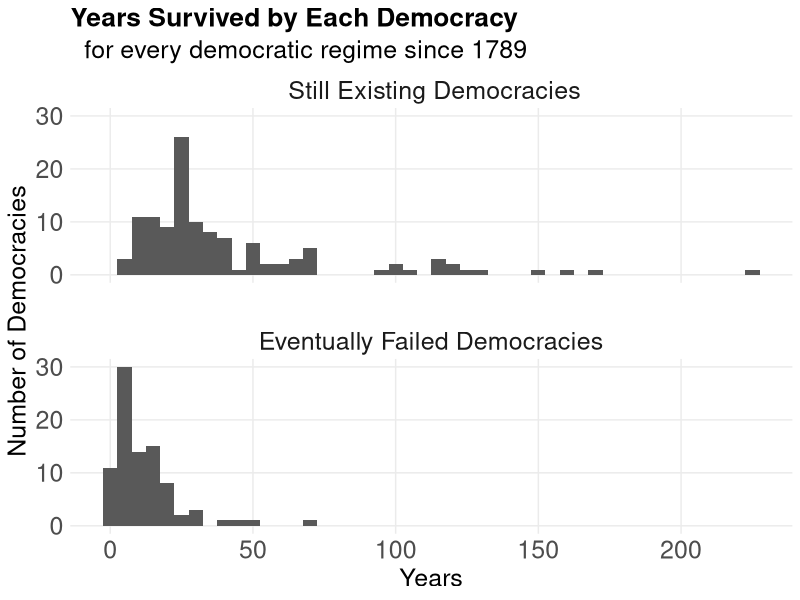
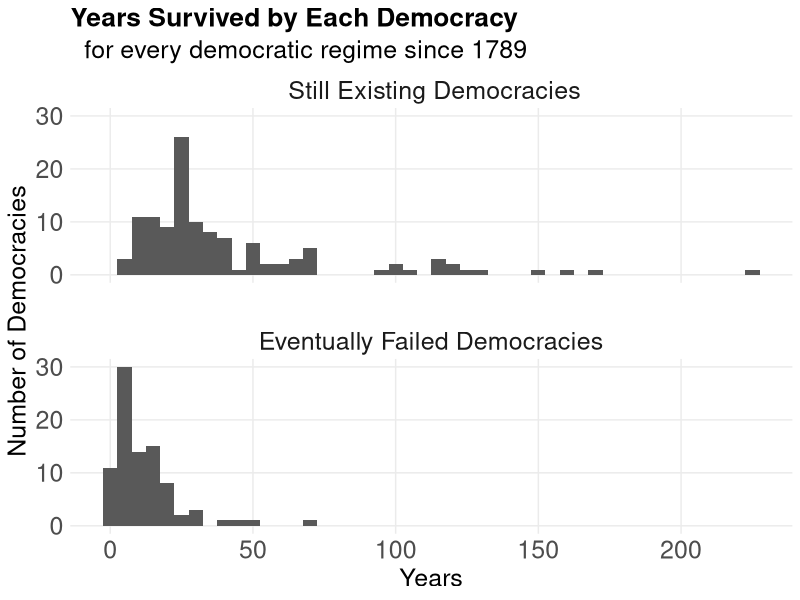

Generate these figures, in order, with R: (Note: this script raises an error after producing the figures.)
###########
#
# Explore and Chart Data About Democracies
#
# Code by Tony Sutton
#  July 2020
#
###########

# Load packages
library(tidyverse)
library(gganimate)

# Load data
# Data credited to Carles Boix, Michael Miller, Sebastian Rosato, 2018
#  "Boix-Miller-Rosato Dichotomous Coding of Democracy, 1800-2015"
#  Harvard Dataverse V3, https://doi.org/10.7910/DVN/FJLMKT

bmr <- read_csv("BMR_democracy.csv")

# Shape data ----
## manually add 11 years to all duraitons for US, adjusting for 1789 democratization in a dataset starting at 1800
bmr %>% filter(country !='UNITED STATES OF AMERICA') %>% 
  summarize(safety_check = sum(democracy_duration, na.rm = TRUE))

bmr <- bmr %>% mutate(democracy_duration = if_else(country == 'UNITED STATES OF AMERICA',
                                                   as.integer(democracy_duration + 11),
                                                   as.integer(democracy_duration)))

bmr %>% filter(country !='UNITED STATES OF AMERICA') %>% 
  summarize(safety_check = sum(democracy_duration, na.rm = TRUE))
bmr %>% filter(country !='UNITED STATES OF AMERICA') %>% 
  summarize(lowest_duration = min(democracy_duration, na.rm = TRUE))

## check basic contours
count(bmr, democracy_trans)

max_year <- max(bmr$year)
bmr %>% filter(year == max_year) %>% count(democracy)
      
##add a marker for the last year of a democratic spell
reversals <- bmr %>% 
  filter(democracy_trans == -1) %>% 
  select(country, year) %>% 
  mutate(country_year = paste(country, year, sep="_"))

bmr <- bmr %>% mutate(next_year = year + 1, next_country_year = paste(country, next_year, sep = "_"))

bmr <- bmr %>% mutate(fin_de_siecle = if_else(next_country_year %in% reversals$country_year, 1, 0))
sum(bmr$fin_de_siecle)
sum(bmr$fin_de_siecle) == sum(bmr$democracy_trans == -1, na.rm=TRUE)
      
## create dataframe with one row per domestic spell ----
failed_democracies <- bmr %>% filter(fin_de_siecle == 1) %>% select(country, year, democracy_duration) %>% mutate(outcome = 'Eventually Failed Democracies')
current_democracies <- bmr %>% filter(year == max_year, democracy == 1) %>% select(country, year, democracy_duration) %>% mutate(outcome = ' Still Existing Democracies')
      
spells <- rbind(failed_democracies, current_democracies)
      
# Visualize ----
##chart durations as histograms, split by outcomes
ggplot(data = spells, aes(x = democracy_duration))+
  geom_histogram(binwidth = 5)+
  facet_wrap(~outcome, nrow=2)+
  theme_minimal()+
  labs(title = 'Years Survived by Each Democracy',
       subtitle = '  for every democratic regime since 1789',
       x = 'Years',
       y = 'Number of Democracies')+
  theme(plot.title = element_text(size = 19, face = 'bold'),
        plot.subtitle = element_text(size = 18),
        axis.text = element_text(size = 18),
        axis.title = element_text(size = 18),
        strip.text = element_text(size = 18),
        legend.title = element_text(size = 18),
        legend.text = element_text(size = 18),
        panel.grid.minor.y = element_blank(),
        panel.grid.minor.x = element_blank(),
        panel.spacing = unit(2, 'lines'))

ggsave(filename = "democracy_duration_histogram.jpg",
       width = 10,
       height = 6,
       units = 'in')
      
##animate chart of number and percentage of democracies each year
dem_color = 'cornflowerblue'
  
p <- ggplot((data = bmr %>%
               filter(!is.na(democracy) & year %% 5 == 0) %>%
               group_by(year) %>%
               mutate(pct_democratic = 100 * (sum(democracy) / n())) %>% ungroup),
            aes(x = democracy))+
  geom_bar()+
  scale_x_continuous(breaks = 0:1, labels = c('Autocracies', 'Democracies'))+
  transition_states(year)+
  ease_aes('cubic-in-out')+
  labs(title = 'The Spread of Democracy',
       subtitle = "  Year: {closest_state}",
       x = '',
       y = 'Number of Countries')+
  theme_minimal()+
  theme(title = element_text(size = 20),
        axis.title = element_text(size = 18),
        axis.text = element_text(size = 16),
        axis.text.y.right = element_text(color = dem_color),
        axis.title.y.right = element_text(color = dem_color),
        panel.grid.minor = element_blank(),
        panel.grid.major = element_blank())

p2 <- p +
  geom_point(aes(x = 1.55, y = pct_democratic), shape = 23, size = 7, stroke = 2, fill = dem_color)+
  geom_vline(xintercept = 1.55, linetype = 'dashed', color = dem_color)+
  scale_y_continuous(sec.axis = sec_axis(~., name = 'Percent Democratic'))+
  annotate("text", x = 1, y = 110, color = 'gray60', fontface = 'italic', size = 4, label = 'Data from Boix,    \n Miller, and Rosato')

animate(p2, fps = 3, end_pause = 9)

anim_save('democracy_spread.gif')

##compare onset of male- and full-suffrage democracy
ggplot(data = bmr %>% group_by(year) %>%
         summarize(male_suffrage = sum(democracy, na.rm = TRUE),
                   full_suffrage = sum(democracy_femalesuffrage, na.rm = TRUE)),
       aes(x = year))+
  geom_line(aes(y = male_suffrage), size = 1.3, alpha = 0.5)+
  geom_line(aes(y = full_suffrage), size = 1.3)+
  theme_minimal()
